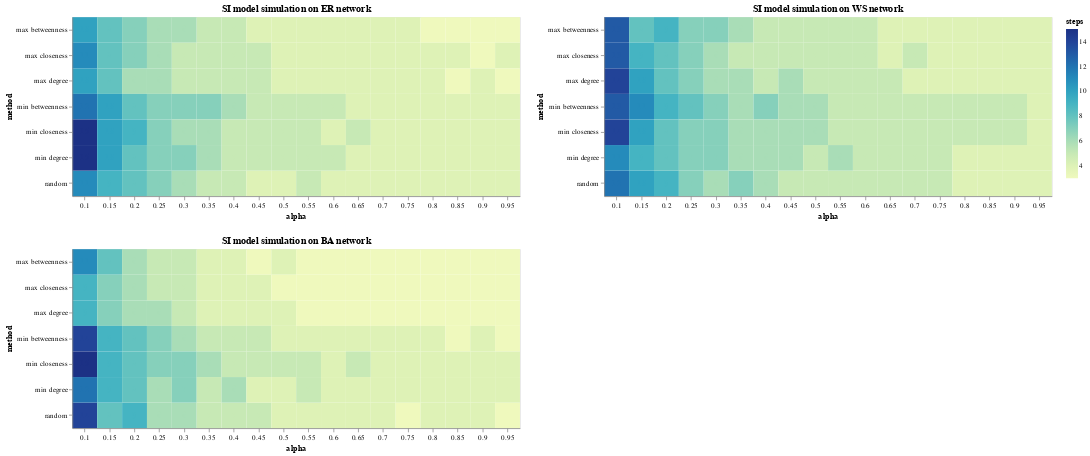

The cell this chart's notebook holds for it:
### Code cell
def create_heatmap(df: pd.DataFrame, G: Graph):
	"""
	Creates a heatmap of the number of steps needed to infect all nodes for each combination of alpha and method.

	Parameters
	----------
	df : pandas.DataFrame
	The dataframe containing the results of the simulations.
	graph : int
	The index of the graph to be plotted.

	Returns
	-------
	altair.Chart
	The heatmap.
	"""

	heat = alt.Chart(df[df['graph'] == G]).mark_rect().encode(
		x = alt.X('alpha:O',
					title='alpha',
					axis=alt.Axis(labelAngle=0)),
		y = alt.Y('method:O'),
		color = alt.Color('steps:Q', title='steps')
	).properties(
		width=600,
		height=240,
		title=f'SI model simulation on {G} network'
	)

	text = heat.mark_text(color='black').encode(
		text='steps:Q'
	)

	return heat + text

(create_heatmap(df, 'ER') & create_heatmap(df, 'BA')) | create_heatmap(df, 'WS')

### Figure 1 — Vega-Lite specification as saved in the notebook (floating-point values rounded to 4 significant figures)
{"config": {"view": {"continuousWidth": 300, "continuousHeight": 300}}, "hconcat": [{"vconcat": [{"layer": [{"mark": {"type": "rect"}, "encoding": {"color": {"field": "steps", "title": "steps", "type": "quantitative"}, "x": {"axis": {"labelAngle": 0}, "field": "alpha", "title": "alpha", "type": "ordinal"}, "y": {"field": "method", "type": "ordinal"}}, "title": "SI model simulation on ER network"}, {"mark": {"type": "text", "color": "black"}, "encoding": {"color": {"field": "steps", "title": "steps", "type": "quantitative"}, "text": {"field": "steps", "type": "quantitative"}, "x": {"axis": {"labelAngle": 0}, "field": "alpha", "title": "alpha", "type": "ordinal"}, "y": {"field": "method", "type": "ordinal"}}, "title": "SI model simulation on ER network"}], "data": {"name": "data-2e25733e55914769e28e5a1f086d3900"}, "height": 240, "width": 600}, {"layer": [{"mark": {"type": "rect"}, "encoding": {"color": {"field": "steps", "title": "steps", "type": "quantitative"}, "x": {"axis": {"labelAngle": 0}, "field": "alpha", "title": "alpha", "type": "ordinal"}, "y": {"field": "method", "type": "ordinal"}}, "title": "SI model simulation on BA network"}, {"mark": {"type": "text", "color": "black"}, "encoding": {"color": {"field": "steps", "title": "steps", "type": "quantitative"}, "text": {"field": "steps", "type": "quantitative"}, "x": {"axis": {"labelAngle": 0}, "field": "alpha", "title": "alpha", "type": "ordinal"}, "y": {"field": "method", "type": "ordinal"}}, "title": "SI model simulation on BA network"}], "data": {"name": "data-21c91d97031af6af15b0deb8b5a4b393"}, "height": 240, "width": 600}]}, {"layer": [{"mark": {"type": "rect"}, "encoding": {"color": {"field": "steps", "title": "steps", "type": "quantitative"}, "x": {"axis": {"labelAngle": 0}, "field": "alpha", "title": "alpha", "type": "ordinal"}, "y": {"field": "method", "type": "ordinal"}}, "title": "SI model simulation on WS network"}, {"mark": {"type": "text", "color": "black"}, "encoding": {"color": {"field": "steps", "title": "steps", "type": "quantitative"}, "text": {"field": "steps", "type": "quantitative"}, "x": {"axis": {"labelAngle": 0}, "field": "alpha", "title": "alpha", "type": "ordinal"}, "y": {"field": "method", "type": "ordinal"}}, "title": "SI model simulation on WS network"}], "data": {"name": "data-a5573d63a96f08f5f9194f6fa47424be"}, "height": 240, "width": 600}], "$schema": "https://vega.github.io/schema/vega-lite/v5.15.1.json", "datasets": {"data-2e25733e55914769e28e5a1f086d3900": [{"steps": 11, "graph": "ER", "alpha": 0.1, "method": "random"}, {"steps": 10, "graph": "ER", "alpha": 0.1, "method": "max degree"}, {"steps": 15, "graph": "ER", "alpha": 0.1, "method": "min degree"}, {"steps": 10, "graph": "ER", "alpha": 0.1, "method": "max betweenness"}, {"steps": 12, "graph": "ER", "alpha": 0.1, "method": "min betweenness"}, {"steps": 11, "graph": "ER", "alpha": 0.1, "method": "max closeness"}, {"steps": 15, "graph": "ER", "alpha": 0.1, "method": "min closeness"}, {"steps": 9, "graph": "ER", "alpha": 0.15, "method": "random"}, {"steps": 8, "graph": "ER", "alpha": 0.15, "method": "max degree"}, {"steps": 10, "graph": "ER", "alpha": 0.15, "method": "min degree"}, {"steps": 8, "graph": "ER", "alpha": 0.15, "method": "max betweenness"}, {"steps": 10, "graph": "ER", "alpha": 0.15, "method": "min betweenness"}, {"steps": 8, "graph": "ER", "alpha": 0.15, "method": "max closeness"}, {"steps": 10, "graph": "ER", "alpha": 0.15, "method": "min closeness"}, {"steps": 8, "graph": "ER", "alpha": 0.2, "method": "random"}, {"steps": 6, "graph": "ER", "alpha": 0.2, "method": "max degree"}, {"steps": 8, "graph": "ER", "alpha": 0.2, "method": "min degree"}, {"steps": 7, "graph": "ER", "alpha": 0.2, "method": "max betweenness"}, {"steps": 8, "graph": "ER", "alpha": 0.2, "method": "min betweenness"}, {"steps": 7, "graph": "ER", "alpha": 0.2, "method": "max closeness"}, {"steps": 9, "graph": "ER", "alpha": 0.2, "method": "min closeness"}, {"steps": 7, "graph": "ER", "alpha": 0.25, "method": "random"}, {"steps": 6, "graph": "ER", "alpha": 0.25, "method": "max degree"}, {"steps": 7, "graph": "ER", "alpha": 0.25, "method": "min degree"}, {"steps": 6, "graph": "ER", "alpha": 0.25, "method": "max betweenness"}, {"steps": 7, "graph": "ER", "alpha": 0.25, "method": "min betweenness"}, {"steps": 6, "graph": "ER", "alpha": 0.25, "method": "max closeness"}, {"steps": 7, "graph": "ER", "alpha": 0.25, "method": "min closeness"}, {"steps": 6, "graph": "ER", "alpha": 0.3, "method": "random"}, {"steps": 5, "graph": "ER", "alpha": 0.3, "method": "max degree"}, {"steps": 7, "graph": "ER", "alpha": 0.3, "method": "min degree"}, {"steps": 6, "graph": "ER", "alpha": 0.3, "method": "max betweenness"}, {"steps": 7, "graph": "ER", "alpha": 0.3, "method": "min betweenness"}, {"steps": 5, "graph": "ER", "alpha": 0.3, "method": "max closeness"}, {"steps": 6, "graph": "ER", "alpha": 0.3, "method": "min closeness"}, {"steps": 5, "graph": "ER", "alpha": 0.35, "method": "random"}, {"steps": 5, "graph": "ER", "alpha": 0.35, "method": "max degree"}, {"steps": 6, "graph": "ER", "alpha": 0.35, "method": "min degree"}, {"steps": 5, "graph": "ER", "alpha": 0.35, "method": "max betweenness"}, {"steps": 7, "graph": "ER", "alpha": 0.35, "method": "min betweenness"}, {"steps": 5, "graph": "ER", "alpha": 0.35, "method": "max closeness"}, {"steps": 6, "graph": "ER", "alpha": 0.35, "method": "min closeness"}, {"steps": 5, "graph": "ER", "alpha": 0.4, "method": "random"}, {"steps": 5, "graph": "ER", "alpha": 0.4, "method": "max degree"}, {"steps": 5, "graph": "ER", "alpha": 0.4, "method": "min degree"}, {"steps": 5, "graph": "ER", "alpha": 0.4, "method": "max betweenness"}, {"steps": 6, "graph": "ER", "alpha": 0.4, "method": "min betweenness"}, {"steps": 5, "graph": "ER", "alpha": 0.4, "method": "max closeness"}, {"steps": 5, "graph": "ER", "alpha": 0.4, "method": "min closeness"}, {"steps": 4, "graph": "ER", "alpha": 0.45, "method": "random"}, {"steps": 5, "graph": "ER", "alpha": 0.45, "method": "max degree"}, {"steps": 5, "graph": "ER", "alpha": 0.45, "method": "min degree"}, {"steps": 4, "graph": "ER", "alpha": 0.45, "method": "max betweenness"}, {"steps": 5, "graph": "ER", "alpha": 0.45, "method": "min betweenness"}, {"steps": 5, "graph": "ER", "alpha": 0.45, "method": "max closeness"}, {"steps": 5, "graph": "ER", "alpha": 0.45, "method": "min closeness"}, {"steps": 4, "graph": "ER", "alpha": 0.5, "method": "random"}, {"steps": 4, "graph": "ER", "alpha": 0.5, "method": "max degree"}, {"steps": 5, "graph": "ER", "alpha": 0.5, "method": "min degree"}, {"steps": 4, "graph": "ER", "alpha": 0.5, "method": "max betweenness"}, {"steps": 5, "graph": "ER", "alpha": 0.5, "method": "min betweenness"}, {"steps": 4, "graph": "ER", "alpha": 0.5, "method": "max closeness"}, {"steps": 5, "graph": "ER", "alpha": 0.5, "method": "min closeness"}, {"steps": 5, "graph": "ER", "alpha": 0.55, "method": "random"}, {"steps": 4, "graph": "ER", "alpha": 0.55, "method": "max degree"}, {"steps": 5, "graph": "ER", "alpha": 0.55, "method": "min degree"}, {"steps": 4, "graph": "ER", "alpha": 0.55, "method": "max betweenness"}, {"steps": 5, "graph": "ER", "alpha": 0.55, "method": "min betweenness"}, {"steps": 4, "graph": "ER", "alpha": 0.55, "method": "max closeness"}, {"steps": 5, "graph": "ER", "alpha": 0.55, "method": "min closeness"}, {"steps": 4, "graph": "ER", "alpha": 0.6, "method": "random"}, {"steps": 4, "graph": "ER", "alpha": 0.6, "method": "max degree"}, {"steps": 5, "graph": "ER", "alpha": 0.6, "method": "min degree"}, {"steps": 4, "graph": "ER", "alpha": 0.6, "method": "max betweenness"}, {"steps": 5, "graph": "ER", "alpha": 0.6, "method": "min betweenness"}, {"steps": 4, "graph": "ER", "alpha": 0.6, "method": "max closeness"}, {"steps": 4, "graph": "ER", "alpha": 0.6, "method": "min closeness"}, {"steps": 4, "graph": "ER", "alpha": 0.65, "method": "random"}, {"steps": 4, "graph": "ER", "alpha": 0.65, "method": "max degree"}, {"steps": 4, "graph": "ER", "alpha": 0.65, "method": "min degree"}, {"steps": 4, "graph": "ER", "alpha": 0.65, "method": "max betweenness"}, {"steps": 4, "graph": "ER", "alpha": 0.65, "method": "min betweenness"}, {"steps": 4, "graph": "ER", "alpha": 0.65, "method": "max closeness"}, {"steps": 5, "graph": "ER", "alpha": 0.65, "method": "min closeness"}, {"steps": 4, "graph": "ER", "alpha": 0.7, "method": "random"}, {"steps": 4, "graph": "ER", "alpha": 0.7, "method": "max degree"}, {"steps": 4, "graph": "ER", "alpha": 0.7, "method": "min degree"}, {"steps": 4, "graph": "ER", "alpha": 0.7, "method": "max betweenness"}, {"steps": 4, "graph": "ER", "alpha": 0.7, "method": "min betweenness"}, {"steps": 4, "graph": "ER", "alpha": 0.7, "method": "max closeness"}, {"steps": 4, "graph": "ER", "alpha": 0.7, "method": "min closeness"}, {"steps": 4, "graph": "ER", "alpha": 0.75, "method": "random"}, {"steps": 4, "graph": "ER", "alpha": 0.75, "method": "max degree"}, {"steps": 4, "graph": "ER", "alpha": 0.75, "method": "min degree"}, {"steps": 4, "graph": "ER", "alpha": 0.75, "method": "max betweenness"}, {"steps": 4, "graph": "ER", "alpha": 0.75, "method": "min betweenness"}, {"steps": 4, "graph": "ER", "alpha": 0.75, "method": "max closeness"}, {"steps": 4, "graph": "ER", "alpha": 0.75, "method": "min closeness"}, {"steps": 4, "graph": "ER", "alpha": 0.8, "method": "random"}, {"steps": 4, "graph": "ER", "alpha": 0.8, "method": "max degree"}, {"steps": 4, "graph": "ER", "alpha": 0.8, "method": "min degree"}, {"steps": 3, "graph": "ER", "alpha": 0.8, "method": "max betweenness"}, {"steps": 4, "graph": "ER", "alpha": 0.8, "method": "min betweenness"}, {"steps": 4, "graph": "ER", "alpha": 0.8, "method": "max closeness"}, {"steps": 4, "graph": "ER", "alpha": 0.8, "method": "min closeness"}, {"steps": 4, "graph": "ER", "alpha": 0.85, "method": "random"}, {"steps": 3, "graph": "ER", "alpha": 0.85, "method": "max degree"}, {"steps": 4, "graph": "ER", "alpha": 0.85, "method": "min degree"}, {"steps": 3, "graph": "ER", "alpha": 0.85, "method": "max betweenness"}, {"steps": 4, "graph": "ER", "alpha": 0.85, "method": "min betweenness"}, {"steps": 4, "graph": "ER", "alpha": 0.85, "method": "max closeness"}, {"steps": 4, "graph": "ER", "alpha": 0.85, "method": "min closeness"}, {"steps": 4, "graph": "ER", "alpha": 0.9, "method": "random"}, {"steps": 4, "graph": "ER", "alpha": 0.9, "method": "max degree"}, {"steps": 4, "graph": "ER", "alpha": 0.9, "method": "min degree"}, {"steps": 3, "graph": "ER", "alpha": 0.9, "method": "max betweenness"}, {"steps": 4, "graph": "ER", "alpha": 0.9, "method": "min betweenness"}, {"steps": 3, "graph": "ER", "alpha": 0.9, "method": "max closeness"}, {"steps": 4, "graph": "ER", "alpha": 0.9, "method": "min closeness"}, {"steps": 4, "graph": "ER", "alpha": 0.95, "method": "random"}, {"steps": 3, "graph": "ER", "alpha": 0.95, "method": "max degree"}, {"steps": 4, "graph": "ER", "alpha": 0.95, "method": "min degree"}, {"steps": 3, "graph": "ER", "alpha": 0.95, "method": "max betweenness"}, {"steps": 4, "graph": "ER", "alpha": 0.95, "method": "min betweenness"}, {"steps": 4, "graph": "ER", "alpha": 0.95, "method": "max closeness"}, {"steps": 4, "graph": "ER", "alpha": 0.95, "method": "min closeness"}], "data-21c91d97031af6af15b0deb8b5a4b393": [{"steps": 14, "graph": "BA", "alpha": 0.1, "method": "random"}, {"steps": 9, "graph": "BA", "alpha": 0.1, "method": "max degree"}, {"steps": 12, "graph": "BA", "alpha": 0.1, "method": "min degree"}, {"steps": 11, "graph": "BA", "alpha": 0.1, "method": "max betweenness"}, {"steps": 14, "graph": "BA", "alpha": 0.1, "method": "min betweenness"}, {"steps": 9, "graph": "BA", "alpha": 0.1, "method": "max closeness"}, {"steps": 15, "graph": "BA", "alpha": 0.1, "method": "min closeness"}, {"steps": 8, "graph": "BA", "alpha": 0.15, "method": "random"}, {"steps": 7, "graph": "BA", "alpha": 0.15, "method": "max degree"}, {"steps": 9, "graph": "BA", "alpha": 0.15, "method": "min degree"}, {"steps": 8, "graph": "BA", "alpha": 0.15, "method": "max betweenness"}, {"steps": 9, "graph": "BA", "alpha": 0.15, "method": "min betweenness"}, {"steps": 7, "graph": "BA", "alpha": 0.15, "method": "max closeness"}, {"steps": 9, "graph": "BA", "alpha": 0.15, "method": "min closeness"}, {"steps": 9, "graph": "BA", "alpha": 0.2, "method": "random"}, {"steps": 6, "graph": "BA", "alpha": 0.2, "method": "max degree"}, {"steps": 8, "graph": "BA", "alpha": 0.2, "method": "min degree"}, {"steps": 6, "graph": "BA", "alpha": 0.2, "method": "max betweenness"}, {"steps": 8, "graph": "BA", "alpha": 0.2, "method": "min betweenness"}, {"steps": 6, "graph": "BA", "alpha": 0.2, "method": "max closeness"}, {"steps": 8, "graph": "BA", "alpha": 0.2, "method": "min closeness"}, {"steps": 6, "graph": "BA", "alpha": 0.25, "method": "random"}, {"steps": 6, "graph": "BA", "alpha": 0.25, "method": "max degree"}, {"steps": 6, "graph": "BA", "alpha": 0.25, "method": "min degree"}, {"steps": 5, "graph": "BA", "alpha": 0.25, "method": "max betweenness"}, {"steps": 7, "graph": "BA", "alpha": 0.25, "method": "min betweenness"}, {"steps": 5, "graph": "BA", "alpha": 0.25, "method": "max closeness"}, {"steps": 7, "graph": "BA", "alpha": 0.25, "method": "min closeness"}, {"steps": 6, "graph": "BA", "alpha": 0.3, "method": "random"}, {"steps": 5, "graph": "BA", "alpha": 0.3, "method": "max degree"}, {"steps": 7, "graph": "BA", "alpha": 0.3, "method": "min degree"}, {"steps": 5, "graph": "BA", "alpha": 0.3, "method": "max betweenness"}, {"steps": 6, "graph": "BA", "alpha": 0.3, "method": "min betweenness"}, {"steps": 5, "graph": "BA", "alpha": 0.3, "method": "max closeness"}, {"steps": 7, "graph": "BA", "alpha": 0.3, "method": "min closeness"}, {"steps": 5, "graph": "BA", "alpha": 0.35, "method": "random"}, {"steps": 4, "graph": "BA", "alpha": 0.35, "method": "max degree"}, {"steps": 5, "graph": "BA", "alpha": 0.35, "method": "min degree"}, {"steps": 4, "graph": "BA", "alpha": 0.35, "method": "max betweenness"}, {"steps": 5, "graph": "BA", "alpha": 0.35, "method": "min betweenness"}, {"steps": 4, "graph": "BA", "alpha": 0.35, "method": "max closeness"}, {"steps": 6, "graph": "BA", "alpha": 0.35, "method": "min closeness"}, {"steps": 5, "graph": "BA", "alpha": 0.4, "method": "random"}, {"steps": 4, "graph": "BA", "alpha": 0.4, "method": "max degree"}, {"steps": 6, "graph": "BA", "alpha": 0.4, "method": "min degree"}, {"steps": 4, "graph": "BA", "alpha": 0.4, "method": "max betweenness"}, {"steps": 5, "graph": "BA", "alpha": 0.4, "method": "min betweenness"}, {"steps": 4, "graph": "BA", "alpha": 0.4, "method": "max closeness"}, {"steps": 5, "graph": "BA", "alpha": 0.4, "method": "min closeness"}, {"steps": 5, "graph": "BA", "alpha": 0.45, "method": "random"}, {"steps": 4, "graph": "BA", "alpha": 0.45, "method": "max degree"}, {"steps": 4, "graph": "BA", "alpha": 0.45, "method": "min degree"}, {"steps": 3, "graph": "BA", "alpha": 0.45, "method": "max betweenness"}, {"steps": 5, "graph": "BA", "alpha": 0.45, "method": "min betweenness"}, {"steps": 4, "graph": "BA", "alpha": 0.45, "method": "max closeness"}, {"steps": 5, "graph": "BA", "alpha": 0.45, "method": "min closeness"}, {"steps": 4, "graph": "BA", "alpha": 0.5, "method": "random"}, {"steps": 4, "graph": "BA", "alpha": 0.5, "method": "max degree"}, {"steps": 4, "graph": "BA", "alpha": 0.5, "method": "min degree"}, {"steps": 4, "graph": "BA", "alpha": 0.5, "method": "max betweenness"}, {"steps": 4, "graph": "BA", "alpha": 0.5, "method": "min betweenness"}, {"steps": 3, "graph": "BA", "alpha": 0.5, "method": "max closeness"}, {"steps": 5, "graph": "BA", "alpha": 0.5, "method": "min closeness"}, {"steps": 4, "graph": "BA", "alpha": 0.55, "method": "random"}, {"steps": 3, "graph": "BA", "alpha": 0.55, "method": "max degree"}, {"steps": 5, "graph": "BA", "alpha": 0.55, "method": "min degree"}, {"steps": 3, "graph": "BA", "alpha": 0.55, "method": "max betweenness"}, {"steps": 4, "graph": "BA", "alpha": 0.55, "method": "min betweenness"}, {"steps": 3, "graph": "BA", "alpha": 0.55, "method": "max closeness"}, {"steps": 5, "graph": "BA", "alpha": 0.55, "method": "min closeness"}, {"steps": 4, "graph": "BA", "alpha": 0.6, "method": "random"}, {"steps": 3, "graph": "BA", "alpha": 0.6, "method": "max degree"}, {"steps": 4, "graph": "BA", "alpha": 0.6, "method": "min degree"}, {"steps": 3, "graph": "BA", "alpha": 0.6, "method": "max betweenness"}, {"steps": 4, "graph": "BA", "alpha": 0.6, "method": "min betweenness"}, {"steps": 3, "graph": "BA", "alpha": 0.6, "method": "max closeness"}, {"steps": 4, "graph": "BA", "alpha": 0.6, "method": "min closeness"}, {"steps": 4, "graph": "BA", "alpha": 0.65, "method": "random"}, {"steps": 3, "graph": "BA", "alpha": 0.65, "method": "max degree"}, {"steps": 4, "graph": "BA", "alpha": 0.65, "method": "min degree"}, {"steps": 3, "graph": "BA", "alpha": 0.65, "method": "max betweenness"}, {"steps": 4, "graph": "BA", "alpha": 0.65, "method": "min betweenness"}, {"steps": 3, "graph": "BA", "alpha": 0.65, "method": "max closeness"}, {"steps": 5, "graph": "BA", "alpha": 0.65, "method": "min closeness"}, {"steps": 4, "graph": "BA", "alpha": 0.7, "method": "random"}, {"steps": 3, "graph": "BA", "alpha": 0.7, "method": "max degree"}, {"steps": 4, "graph": "BA", "alpha": 0.7, "method": "min degree"}, {"steps": 3, "graph": "BA", "alpha": 0.7, "method": "max betweenness"}, {"steps": 4, "graph": "BA", "alpha": 0.7, "method": "min betweenness"}, {"steps": 3, "graph": "BA", "alpha": 0.7, "method": "max closeness"}, {"steps": 4, "graph": "BA", "alpha": 0.7, "method": "min closeness"}, {"steps": 3, "graph": "BA", "alpha": 0.75, "method": "random"}, {"steps": 3, "graph": "BA", "alpha": 0.75, "method": "max degree"}, {"steps": 4, "graph": "BA", "alpha": 0.75, "method": "min degree"}, {"steps": 3, "graph": "BA", "alpha": 0.75, "method": "max betweenness"}, {"steps": 4, "graph": "BA", "alpha": 0.75, "method": "min betweenness"}, {"steps": 3, "graph": "BA", "alpha": 0.75, "method": "max closeness"}, {"steps": 4, "graph": "BA", "alpha": 0.75, "method": "min closeness"}, {"steps": 4, "graph": "BA", "alpha": 0.8, "method": "random"}, {"steps": 3, "graph": "BA", "alpha": 0.8, "method": "max degree"}, {"steps": 4, "graph": "BA", "alpha": 0.8, "method": "min degree"}, {"steps": 3, "graph": "BA", "alpha": 0.8, "method": "max betweenness"}, {"steps": 4, "graph": "BA", "alpha": 0.8, "method": "min betweenness"}, {"steps": 3, "graph": "BA", "alpha": 0.8, "method": "max closeness"}, {"steps": 4, "graph": "BA", "alpha": 0.8, "method": "min closeness"}, {"steps": 4, "graph": "BA", "alpha": 0.85, "method": "random"}, {"steps": 3, "graph": "BA", "alpha": 0.85, "method": "max degree"}, {"steps": 4, "graph": "BA", "alpha": 0.85, "method": "min degree"}, {"steps": 3, "graph": "BA", "alpha": 0.85, "method": "max betweenness"}, {"steps": 3, "graph": "BA", "alpha": 0.85, "method": "min betweenness"}, {"steps": 3, "graph": "BA", "alpha": 0.85, "method": "max closeness"}, {"steps": 4, "graph": "BA", "alpha": 0.85, "method": "min closeness"}, {"steps": 4, "graph": "BA", "alpha": 0.9, "method": "random"}, {"steps": 3, "graph": "BA", "alpha": 0.9, "method": "max degree"}, {"steps": 4, "graph": "BA", "alpha": 0.9, "method": "min degree"}, {"steps": 3, "graph": "BA", "alpha": 0.9, "method": "max betweenness"}, {"steps": 4, "graph": "BA", "alpha": 0.9, "method": "min betweenness"}, {"steps": 3, "graph": "BA", "alpha": 0.9, "method": "max closeness"}, {"steps": 4, "graph": "BA", "alpha": 0.9, "method": "min closeness"}, {"steps": 3, "graph": "BA", "alpha": 0.95, "method": "random"}, {"steps": 3, "graph": "BA", "alpha": 0.95, "method": "max degree"}, {"steps": 4, "graph": "BA", "alpha": 0.95, "method": "min degree"}, {"steps": 3, "graph": "BA", "alpha": 0.95, "method": "max betweenness"}, {"steps": 3, "graph": "BA", "alpha": 0.95, "method": "min betweenness"}, {"steps": 3, "graph": "BA", "alpha": 0.95, "method": "max closeness"}, {"steps": 4, "graph": "BA", "alpha": 0.95, "method": "min closeness"}], "data-a5573d63a96f08f5f9194f6fa47424be": [{"steps": 12, "graph": "WS", "alpha": 0.1, "method": "random"}, {"steps": 14, "graph": "WS", "alpha": 0.1, "method": "max degree"}, {"steps": 11, "graph": "WS", "alpha": 0.1, "method": "min degree"}, {"steps": 13, "graph": "WS", "alpha": 0.1, "method": "max betweenness"}, {"steps": 13, "graph": "WS", "alpha": 0.1, "method": "min betweenness"}, {"steps": 13, "graph": "WS", "alpha": 0.1, "method": "max closeness"}, {"steps": 14, "graph": "WS", "alpha": 0.1, "method": "min closeness"}, {"steps": 10, "graph": "WS", "alpha": 0.15, "method": "random"}, {"steps": 10, "graph": "WS", "alpha": 0.15, "method": "max degree"}, {"steps": 9, "graph": "WS", "alpha": 0.15, "method": "min degree"}, {"steps": 8, "graph": "WS", "alpha": 0.15, "method": "max betweenness"}, {"steps": 11, "graph": "WS", "alpha": 0.15, "method": "min betweenness"}, {"steps": 9, "graph": "WS", "alpha": 0.15, "method": "max closeness"}, {"steps": 10, "graph": "WS", "alpha": 0.15, "method": "min closeness"}, {"steps": 9, "graph": "WS", "alpha": 0.2, "method": "random"}, {"steps": 8, "graph": "WS", "alpha": 0.2, "method": "max degree"}, {"steps": 8, "graph": "WS", "alpha": 0.2, "method": "min degree"}, {"steps": 9, "graph": "WS", "alpha": 0.2, "method": "max betweenness"}, {"steps": 9, "graph": "WS", "alpha": 0.2, "method": "min betweenness"}, {"steps": 8, "graph": "WS", "alpha": 0.2, "method": "max closeness"}, {"steps": 8, "graph": "WS", "alpha": 0.2, "method": "min closeness"}, {"steps": 7, "graph": "WS", "alpha": 0.25, "method": "random"}, {"steps": 7, "graph": "WS", "alpha": 0.25, "method": "max degree"}, {"steps": 7, "graph": "WS", "alpha": 0.25, "method": "min degree"}, {"steps": 7, "graph": "WS", "alpha": 0.25, "method": "max betweenness"}, {"steps": 8, "graph": "WS", "alpha": 0.25, "method": "min betweenness"}, {"steps": 7, "graph": "WS", "alpha": 0.25, "method": "max closeness"}, {"steps": 7, "graph": "WS", "alpha": 0.25, "method": "min closeness"}, {"steps": 6, "graph": "WS", "alpha": 0.3, "method": "random"}, {"steps": 6, "graph": "WS", "alpha": 0.3, "method": "max degree"}, {"steps": 7, "graph": "WS", "alpha": 0.3, "method": "min degree"}, {"steps": 7, "graph": "WS", "alpha": 0.3, "method": "max betweenness"}, {"steps": 7, "graph": "WS", "alpha": 0.3, "method": "min betweenness"}, {"steps": 6, "graph": "WS", "alpha": 0.3, "method": "max closeness"}, {"steps": 7, "graph": "WS", "alpha": 0.3, "method": "min closeness"}, {"steps": 7, "graph": "WS", "alpha": 0.35, "method": "random"}, {"steps": 6, "graph": "WS", "alpha": 0.35, "method": "max degree"}, {"steps": 6, "graph": "WS", "alpha": 0.35, "method": "min degree"}, {"steps": 6, "graph": "WS", "alpha": 0.35, "method": "max betweenness"}, {"steps": 6, "graph": "WS", "alpha": 0.35, "method": "min betweenness"}, {"steps": 5, "graph": "WS", "alpha": 0.35, "method": "max closeness"}, {"steps": 6, "graph": "WS", "alpha": 0.35, "method": "min closeness"}, {"steps": 6, "graph": "WS", "alpha": 0.4, "method": "random"}, {"steps": 5, "graph": "WS", "alpha": 0.4, "method": "max degree"}, {"steps": 6, "graph": "WS", "alpha": 0.4, "method": "min degree"}, {"steps": 5, "graph": "WS", "alpha": 0.4, "method": "max betweenness"}, {"steps": 7, "graph": "WS", "alpha": 0.4, "method": "min betweenness"}, {"steps": 5, "graph": "WS", "alpha": 0.4, "method": "max closeness"}, {"steps": 6, "graph": "WS", "alpha": 0.4, "method": "min closeness"}, {"steps": 5, "graph": "WS", "alpha": 0.45, "method": "random"}, {"steps": 6, "graph": "WS", "alpha": 0.45, "method": "max degree"}, {"steps": 6, "graph": "WS", "alpha": 0.45, "method": "min degree"}, {"steps": 5, "graph": "WS", "alpha": 0.45, "method": "max betweenness"}, {"steps": 6, "graph": "WS", "alpha": 0.45, "method": "min betweenness"}, {"steps": 5, "graph": "WS", "alpha": 0.45, "method": "max closeness"}, {"steps": 6, "graph": "WS", "alpha": 0.45, "method": "min closeness"}, {"steps": 5, "graph": "WS", "alpha": 0.5, "method": "random"}, {"steps": 5, "graph": "WS", "alpha": 0.5, "method": "max degree"}, {"steps": 5, "graph": "WS", "alpha": 0.5, "method": "min degree"}, {"steps": 5, "graph": "WS", "alpha": 0.5, "method": "max betweenness"}, {"steps": 6, "graph": "WS", "alpha": 0.5, "method": "min betweenness"}, {"steps": 5, "graph": "WS", "alpha": 0.5, "method": "max closeness"}, {"steps": 6, "graph": "WS", "alpha": 0.5, "method": "min closeness"}, {"steps": 5, "graph": "WS", "alpha": 0.55, "method": "random"}, {"steps": 5, "graph": "WS", "alpha": 0.55, "method": "max degree"}, {"steps": 6, "graph": "WS", "alpha": 0.55, "method": "min degree"}, {"steps": 5, "graph": "WS", "alpha": 0.55, "method": "max betweenness"}, {"steps": 5, "graph": "WS", "alpha": 0.55, "method": "min betweenness"}, {"steps": 5, "graph": "WS", "alpha": 0.55, "method": "max closeness"}, {"steps": 5, "graph": "WS", "alpha": 0.55, "method": "min closeness"}, {"steps": 5, "graph": "WS", "alpha": 0.6, "method": "random"}, {"steps": 5, "graph": "WS", "alpha": 0.6, "method": "max degree"}, {"steps": 5, "graph": "WS", "alpha": 0.6, "method": "min degree"}, {"steps": 5, "graph": "WS", "alpha": 0.6, "method": "max betweenness"}, {"steps": 5, "graph": "WS", "alpha": 0.6, "method": "min betweenness"}, {"steps": 5, "graph": "WS", "alpha": 0.6, "method": "max closeness"}, {"steps": 5, "graph": "WS", "alpha": 0.6, "method": "min closeness"}, {"steps": 5, "graph": "WS", "alpha": 0.65, "method": "random"}, {"steps": 5, "graph": "WS", "alpha": 0.65, "method": "max degree"}, {"steps": 5, "graph": "WS", "alpha": 0.65, "method": "min degree"}, {"steps": 4, "graph": "WS", "alpha": 0.65, "method": "max betweenness"}, {"steps": 5, "graph": "WS", "alpha": 0.65, "method": "min betweenness"}, {"steps": 4, "graph": "WS", "alpha": 0.65, "method": "max closeness"}, {"steps": 5, "graph": "WS", "alpha": 0.65, "method": "min closeness"}, {"steps": 5, "graph": "WS", "alpha": 0.7, "method": "random"}, {"steps": 4, "graph": "WS", "alpha": 0.7, "method": "max degree"}, {"steps": 5, "graph": "WS", "alpha": 0.7, "method": "min degree"}, {"steps": 4, "graph": "WS", "alpha": 0.7, "method": "max betweenness"}, {"steps": 5, "graph": "WS", "alpha": 0.7, "method": "min betweenness"}, {"steps": 5, "graph": "WS", "alpha": 0.7, "method": "max closeness"}, {"steps": 5, "graph": "WS", "alpha": 0.7, "method": "min closeness"}, {"steps": 5, "graph": "WS", "alpha": 0.75, "method": "random"}, {"steps": 4, "graph": "WS", "alpha": 0.75, "method": "max degree"}, {"steps": 5, "graph": "WS", "alpha": 0.75, "method": "min degree"}, {"steps": 4, "graph": "WS", "alpha": 0.75, "method": "max betweenness"}, {"steps": 5, "graph": "WS", "alpha": 0.75, "method": "min betweenness"}, {"steps": 4, "graph": "WS", "alpha": 0.75, "method": "max closeness"}, {"steps": 5, "graph": "WS", "alpha": 0.75, "method": "min closeness"}, {"steps": 4, "graph": "WS", "alpha": 0.8, "method": "random"}, {"steps": 4, "graph": "WS", "alpha": 0.8, "method": "max degree"}, {"steps": 4, "graph": "WS", "alpha": 0.8, "method": "min degree"}, {"steps": 4, "graph": "WS", "alpha": 0.8, "method": "max betweenness"}, {"steps": 5, "graph": "WS", "alpha": 0.8, "method": "min betweenness"}, {"steps": 4, "graph": "WS", "alpha": 0.8, "method": "max closeness"}, {"steps": 5, "graph": "WS", "alpha": 0.8, "method": "min closeness"}, {"steps": 4, "graph": "WS", "alpha": 0.85, "method": "random"}, {"steps": 4, "graph": "WS", "alpha": 0.85, "method": "max degree"}, {"steps": 4, "graph": "WS", "alpha": 0.85, "method": "min degree"}, {"steps": 4, "graph": "WS", "alpha": 0.85, "method": "max betweenness"}, {"steps": 5, "graph": "WS", "alpha": 0.85, "method": "min betweenness"}, {"steps": 4, "graph": "WS", "alpha": 0.85, "method": "max closeness"}, {"steps": 5, "graph": "WS", "alpha": 0.85, "method": "min closeness"}, {"steps": 4, "graph": "WS", "alpha": 0.9, "method": "random"}, {"steps": 4, "graph": "WS", "alpha": 0.9, "method": "max degree"}, {"steps": 4, "graph": "WS", "alpha": 0.9, "method": "min degree"}, {"steps": 4, "graph": "WS", "alpha": 0.9, "method": "max betweenness"}, {"steps": 5, "graph": "WS", "alpha": 0.9, "method": "min betweenness"}, {"steps": 4, "graph": "WS", "alpha": 0.9, "method": "max closeness"}, {"steps": 5, "graph": "WS", "alpha": 0.9, "method": "min closeness"}, {"steps": 4, "graph": "WS", "alpha": 0.95, "method": "random"}, {"steps": 4, "graph": "WS", "alpha": 0.95, "method": "max degree"}, {"steps": 4, "graph": "WS", "alpha": 0.95, "method": "min degree"}, {"steps": 4, "graph": "WS", "alpha": 0.95, "method": "max betweenness"}, {"steps": 4, "graph": "WS", "alpha": 0.95, "method": "min betweenness"}, {"steps": 4, "graph": "WS", "alpha": 0.95, "method": "max closeness"}, {"steps": 4, "graph": "WS", "alpha": 0.95, "method": "min closeness"}]}}
